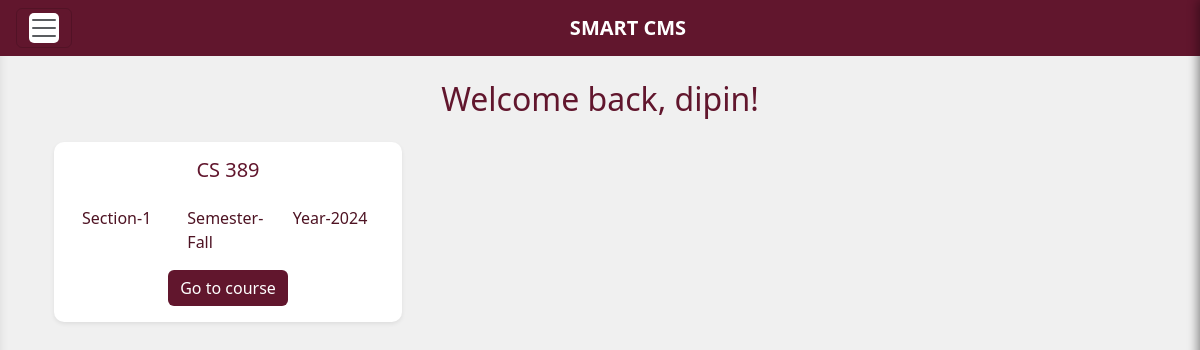
The page /student/courses/ (signed in) on the database as committed earlier.
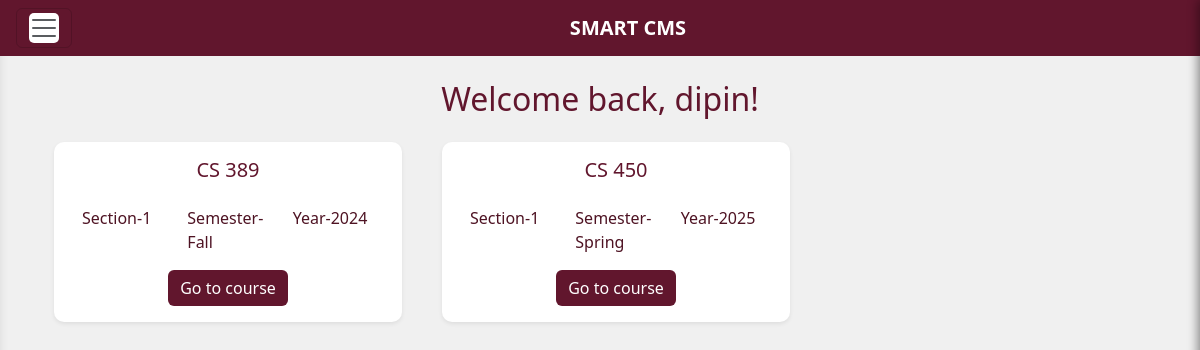
The same page on the database as committed later.
### instructor/models.py (models this page shows, shortened)
class ClassShell(models.Model):
    user = models.ForeignKey(settings.AUTH_USER_MODEL, on_delete=models.CASCADE)
    students_with_access = models.ManyToManyField(get_user_model(), blank=True, related_name="accessible_classes")
    course_name = models.CharField(max_length=100)
    section_number = models.IntegerField()
    semester = models.CharField(max_length=50)
    year = models.IntegerField()

### student/views.py (the view)
# urls.py: path('courses/', course_list, name='course_list'),
def course_list(request):
    student = request.user
    class_shells = ClassShell.objects.filter(students_with_access=student)
    return render(request, 'course_list.html', {'class_shells': class_shells})

### student/templates/course_list.html (shortened to what this page needs)
{% extends "home.html" %}
{% block content %}
  <div class="container mt-4">
    <div class="text-center mb-4">
      <h2 style="color: #61162D;">Welcome back, {{ user.username }}!</h2>
    </div>
    <div class="row gap-3">
      {% if class_shells %}
        {% for class_shell in class_shells %}
          <div class="col-md-4">
            <div class="card shadow-sm hover-card" style="border-radius: 10px; border: none;">
              <div class="card-body d-flex flex-column justify-content-between" style="height: 100%;">
                <div class="text-center mb-3">
                  <h5 class="card-title" style="color: #61162D;">{{ class_shell.course_name }}</h5>
                </div>
                <div class="container">
                  <div class="row">
                    <div class="col" style="color: #4e1323;">Section-{{ class_shell.section_number }}</div>
                    <div class="col" style="color: #4e1323;">Semester-{{ class_shell.semester }}</div>
                    <div class="col" style="color: #4e1323;">Year-{{ class_shell.year }}</div>
                  </div>
                </div>
                <div class="text-center mt-3">
                  <a href="{% url 'student:go_to_course' class_shell.id %}" class="btn btn-secondary custom-button">Go to course</a>
                </div>
              </div>
            </div>
          </div>
        {% endfor %}
      {% else %}
        <div class="col text-center">
          <p>No courses available.</p>
        </div>
      {% endif %}
    </div>
  </div>
{% endblock %}

Rows that differ between the two databases and show on the page:
added ClassShell: course_name "CS 450", section_number "1", semester "Spring", year "2025"
